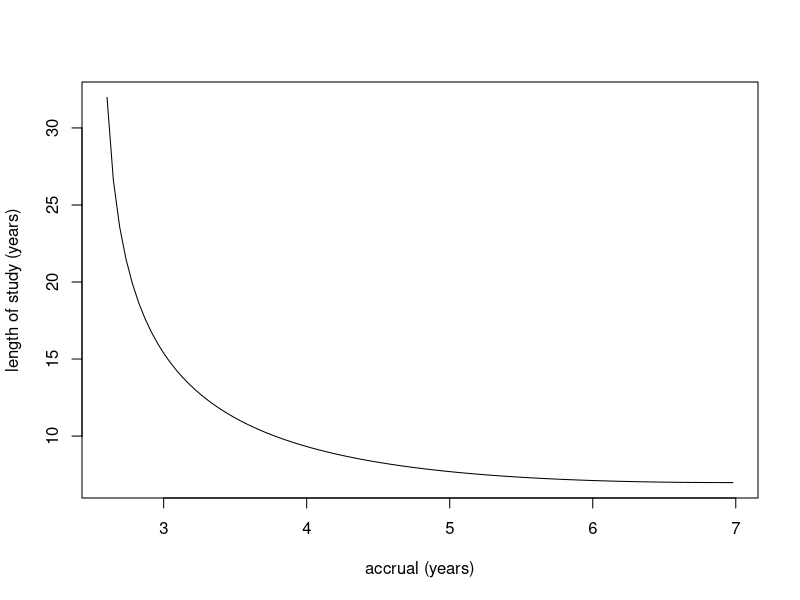

Write R code to recreate this figure.

x<-NULL   #x is Acc
y<-NULL   #y is L
rate<-100 #a(u)
hr1<-log(2)/6#.116 
hr2<-log(2)/4#.173

f<-function(a,l){
  .5*rate*(a-exp(-hr1*l)*(exp(hr1*a)-1)/hr1)+.5*rate*(a-exp(-hr2*l)*(exp(hr2*a)-1)/hr2)-256
}

#min length of study
#max accrual
#Acc=L
f1<-function(x){
  f(x,x)
}
z<-uniroot(f1,c(1,100))
upper<-z$root  
upper


f2<-function(y){f(5,y)}
uniroot(f2,c(1,50))$root

#minimum accrual
#accrual d=256 and stop accrual immediately 
lower<-256/rate

n<-100  
for (i in 1:n){
  x[i]<-lower+i*(upper-lower)/n
  f3<-function(y){f(x[i],y)}
  v<-uniroot(f3,c(1,50))
  y[i]<-v$root
}
plot(x,y,type='l',xlab='accrual (years)',ylab='length of study (years)')

